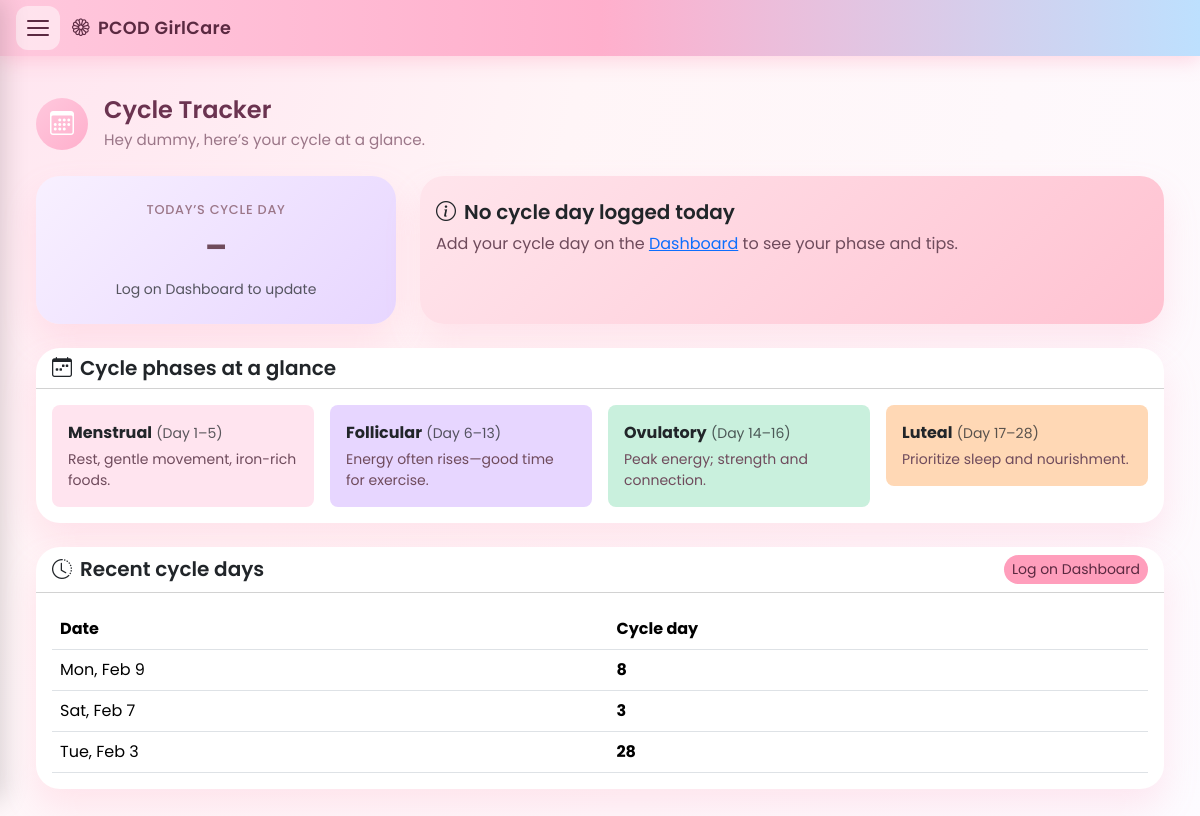
The page /cycle-tracker/ (signed in) on the database its author committed.
### tracker/models.py (models this page shows, shortened)
class DailyLog(models.Model):
    user = models.ForeignKey(
        settings.AUTH_USER_MODEL,
        on_delete=models.CASCADE,
        related_name='daily_logs',
    )
    date = models.DateField(db_index=True)
    cycle_day = models.PositiveSmallIntegerField(null=True, blank=True)
    steps = models.PositiveIntegerField(null=True, blank=True, default=0)
    water_glasses = models.PositiveSmallIntegerField(null=True, blank=True, default=0)
    wellness_score = models.PositiveSmallIntegerField(null=True, blank=True)  # 0–100
    acne_level = models.PositiveSmallIntegerField(null=True, blank=True)
    fatigue_level = models.PositiveSmallIntegerField(null=True, blank=True)
    bloating_level = models.PositiveSmallIntegerField(null=True, blank=True)
    sleep_quality = models.PositiveSmallIntegerField(null=True, blank=True)
    weight_kg = models.DecimalField(max_digits=5, decimal_places=2, null=True, blank=True)
    mood = models.PositiveSmallIntegerField(null=True, blank=True)  # 1–10
    class Meta:
        constraints = [
            models.UniqueConstraint(fields=['user', 'date'], name='unique_user_date'),
        ]
        ordering = ['-date']

### tracker/views.py (the view, shortened to what this page needs)
# urls.py: path('cycle-tracker/', views.cycle_tracker, name='cycle_tracker'),
@login_required
def cycle_tracker(request):
    user = request.user
    today = timezone.localdate()
    today_log = DailyLog.objects.filter(user=user, date=today).first()
    cycle_day = today_log.cycle_day if today_log else None
    recent = (
        DailyLog.objects.filter(user=user, cycle_day__isnull=False)
        .exclude(cycle_day=0)
        .order_by('-date')[:30]
    )
    phase = None
    context = {
        'username': user.username,
        'cycle_day': cycle_day,
        'phase': phase,
        'recent_logs': recent,
        'today_log': today_log,
    }
    return render(request, 'tracker/cycle_tracker.html', context)

### tracker/templates/tracker/cycle_tracker.html (shortened to what this page needs)
{% extends 'tracker/base_nav.html' %}
{% load static %}
{% block extra_css %}<link rel="stylesheet" href="{% static 'tracker/css/dashboard.css' %}"><link rel="stylesheet" href="{% static 'tracker/css/app-pages.css' %}">{% endblock %}
{% block content %}
<div class="container-fluid py-3 app-page">
    <div class="row mb-4">
        <div class="col">
            <div class="d-flex align-items-center gap-3">
                <div class="page-icon-wrap"><i class="bi bi-calendar3"></i></div>
                <div>
                    <h2 class="page-title">Cycle Tracker</h2>
                    <p class="page-subtitle mb-0">Hey {{ username }}, here’s your cycle at a glance.</p>
                </div>
            </div>
        </div>
    </div>
    <div class="row g-4 mb-4">
        <div class="col-md-6 col-lg-4">
            <div class="card h-100" style="background:linear-gradient(135deg,#f8f0ff,#e7d6ff);">
                <div class="card-body text-center py-4">
                    <div class="metric-label mb-1">Today’s cycle day</div>
                    <div class="cycle-day-value">{{ cycle_day|default:"–" }}</div>
                    <p class="small text-muted mb-0 mt-2">Log on Dashboard to update</p>
                </div>
            </div>
        </div>
        {% if phase %}
        <div class="col-md-6 col-lg-8">
            <div class="card h-100" style="background:linear-gradient(135deg,#ffe5ec,#ffc2d1);">
                <div class="card-body py-4">
                    <h5 class="fw-semibold mb-2"><i class="bi bi-flower1 me-2"></i>Current phase: {{ phase.0 }}</h5>
                    <p class="mb-0">{{ phase.1 }}</p>
                </div>
            </div>
        </div>
        {% else %}
        <div class="col-md-6 col-lg-8">
            <div class="card h-100" style="background:linear-gradient(135deg,#ffe5ec,#ffc2d1);">
                <div class="card-body py-4">
                    <h5 class="fw-semibold mb-2"><i class="bi bi-info-circle me-2"></i>No cycle day logged today</h5>
                    <p class="mb-0">Add your cycle day on the <a href="{% url 'tracker:dashboard' %}">Dashboard</a> to see your phase and tips.</p>
                </div>
            </div>
        </div>
        {% endif %}
    </div>
    <div class="row g-4 mb-4">
        <div class="col-12">
            <div class="card">
                <div class="card-header bg-transparent">
                    <h5 class="mb-0 fw-semibold"><i class="bi bi-calendar-week me-2"></i>Cycle phases at a glance</h5>
                </div>
                <div class="card-body">
                    <div class="row g-3">
                        <div class="col-md-6 col-lg-3">
                            <div class="phase-card p-3 rounded-3" style="background:#ffe4ef;">
                                <strong>Menstrual</strong> <span class="text-muted small">(Day 1–5)</span>
                                <p class="small mb-0 mt-1">Rest, gentle movement, iron-rich foods.</p>
                            </div>
                        </div>
                        <div class="col-md-6 col-lg-3">
                            <div class="phase-card p-3 rounded-3" style="background:#e7d6ff;">
                                <strong>Follicular</strong> <span class="text-muted small">(Day 6–13)</span>
                                <p class="small mb-0 mt-1">Energy often rises—good time for exercise.</p>
                            </div>
                        </div>
                        <div class="col-md-6 col-lg-3">
                            <div class="phase-card p-3 rounded-3" style="background:#c9f0dd;">
                                <strong>Ovulatory</strong> <span class="text-muted small">(Day 14–16)</span>
                                <p class="small mb-0 mt-1">Peak energy; strength and connection.</p>
                            </div>
                        </div>
                        <div class="col-md-6 col-lg-3">
                            <div class="phase-card p-3 rounded-3" style="background:#ffd8b5;">
                                <strong>Luteal</strong> <span class="text-muted small">(Day 17–28)</span>
                                <p class="small mb-0 mt-1">Prioritize sleep and nourishment.</p>
                            </div>
                        </div>
                    </div>
                </div>
            </div>
        </div>
    </div>
    <div class="row g-4">
        <div class="col-12">
            <div class="card">
                <div class="card-header bg-transparent d-flex justify-content-between align-items-center flex-wrap gap-2">
                    <h5 class="mb-0 fw-semibold"><i class="bi bi-clock-history me-2"></i>Recent cycle days</h5>
                    <a href="{% url 'tracker:dashboard' %}" class="btn btn-sm rounded-pill" style="background:#ff9ebc;border:none;color:#5b2941;">Log on Dashboard</a>
                </div>
                <div class="card-body">
                    {% if recent_logs %}
                    <div class="table-responsive">
                        <table class="table table-hover align-middle mb-0">
                            <thead><tr><th>Date</th><th>Cycle day</th></tr></thead>
                            <tbody>
                                {% for log in recent_logs %}
                                <tr><td>{{ log.date|date:"D, M j" }}</td><td><strong>{{ log.cycle_day }}</strong></td></tr>
                                {% endfor %}
                            </tbody>
                        </table>
                    </div>
                    {% else %}
                    <p class="text-muted mb-0">No cycle days logged yet. Start tracking on your <a href="{% url 'tracker:dashboard' %}">Dashboard</a>.</p>
                    {% endif %}
                </div>
            </div>
        </div>
    </div>
</div>
{% endblock %}

### tracker/static/tracker/css/base.css (style rules this page uses)
:root { --bg-main: #fff5f7; --bg-card: #ffffff; --pink: #ff9ebc; --pink-soft: #ffcede; --lavender: #d8c6ff; --mint: #c9f0dd; --peach: #ffd8b5; --text-main: #6f4b5c; --text-muted-soft: #9b7688; }
body { background: radial-gradient(circle at top left, #ffe4ef 0%, #fff5f7 40%, #fdfbff 100%); font-family: "Poppins", system-ui, -apple-system, BlinkMacSystemFont, "Segoe UI", sans-serif; color: var(--text-main); }
h2, h5 { font-weight: 600; }
p, small, li { color: var(--text-main); font-weight: 400; }

### tracker/static/tracker/css/nav.css (style rules this page uses)
.body-with-nav { min-height: 100vh; padding-top: 56px; }

### tracker/static/tracker/css/dashboard.css (style rules this page uses)
.card { background: var(--bg-card); border: none; border-radius: 24px; box-shadow: 0 18px 35px rgba(255, 143, 177, 0.18); transition: transform 0.25s ease, box-shadow 0.25s ease; }
.metric-label { font-size: 0.8rem; text-transform: uppercase; letter-spacing: 0.08em; font-weight: 500; color: var(--text-muted-soft); }

### tracker/static/tracker/css/app-pages.css (style rules this page uses)
.app-page .page-icon-wrap { width: 52px; height: 52px; border-radius: 50%; background: linear-gradient(135deg, #ffc8dd, #ffafcc); display: flex; align-items: center; justify-content: center; color: #fff; font-size: 1.5rem; }
.app-page .page-title { font-weight: 600; font-size: 1.5rem; color: #6b3350; margin-bottom: 0.25rem; }
.app-page .page-subtitle { font-size: 0.95rem; color: var(--text-muted-soft); }
.app-page .cycle-day-value { font-size: 2rem; font-weight: 700; color: var(--text-main); }
.app-page .phase-card { border: none; }
.app-page .metric-label { font-size: 0.8rem; text-transform: uppercase; letter-spacing: 0.06em; font-weight: 500; color: var(--text-muted-soft); }

### rows shown on the page
DailyLog: date "Mon, Feb 9", cycle_day "8"
DailyLog: date "Sat, Feb 7", cycle_day "3"
DailyLog: date "Tue, Feb 3", cycle_day "28"

### other values the page prints
{{ username }} "dummy"
{{ cycle_day|default:"–" }} "–"
